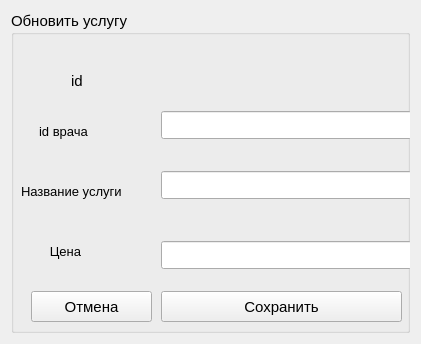
<?xml version="1.0" encoding="UTF-8"?>
<ui version="4.0">
 <class>Form</class>
 <widget class="QWidget" name="Form">
  <property name="geometry">
   <rect>
    <x>0</x>
    <y>0</y>
    <width>421</width>
    <height>344</height>
   </rect>
  </property>
  <property name="windowTitle">
   <string>Form</string>
  </property>
  <layout class="QGridLayout" name="gridLayout">
   <item row="0" column="0">
    <widget class="QGroupBox" name="groupBox">
     <property name="font">
      <font>
       <pointsize>11</pointsize>
      </font>
     </property>
     <property name="layoutDirection">
      <enum>Qt::LeftToRight</enum>
     </property>
     <property name="title">
      <string>Обновить услугу</string>
     </property>
     <widget class="QLabel" name="label_2">
      <property name="geometry">
       <rect>
        <x>10</x>
        <y>170</y>
        <width>130</width>
        <height>21</height>
       </rect>
      </property>
      <property name="font">
       <font>
        <pointsize>10</pointsize>
        <underline>false</underline>
       </font>
      </property>
      <property name="text">
       <string>Название услуги</string>
      </property>
     </widget>
     <widget class="QLineEdit" name="line_edit_price1">
      <property name="geometry">
       <rect>
        <x>150</x>
        <y>230</y>
        <width>251</width>
        <height>28</height>
       </rect>
      </property>
     </widget>
     <widget class="QLineEdit" name="line_edit_doctor_id1">
      <property name="geometry">
       <rect>
        <x>150</x>
        <y>100</y>
        <width>251</width>
        <height>28</height>
       </rect>
      </property>
     </widget>
     <widget class="QLineEdit" name="line_edit_title1">
      <property name="geometry">
       <rect>
        <x>150</x>
        <y>160</y>
        <width>251</width>
        <height>28</height>
       </rect>
      </property>
     </widget>
     <widget class="QLabel" name="label">
      <property name="geometry">
       <rect>
        <x>10</x>
        <y>110</y>
        <width>113</width>
        <height>21</height>
       </rect>
      </property>
      <property name="font">
       <font>
        <pointsize>10</pointsize>
        <underline>false</underline>
       </font>
      </property>
      <property name="text">
       <string>     id врача     </string>
      </property>
     </widget>
     <widget class="QLabel" name="label_3">
      <property name="geometry">
       <rect>
        <x>10</x>
        <y>230</y>
        <width>80</width>
        <height>21</height>
       </rect>
      </property>
      <property name="font">
       <font>
        <pointsize>10</pointsize>
        <underline>false</underline>
       </font>
      </property>
      <property name="text">
       <string>        Цена</string>
      </property>
     </widget>
     <widget class="QPushButton" name="push_button_save1">
      <property name="geometry">
       <rect>
        <x>150</x>
        <y>280</y>
        <width>241</width>
        <height>31</height>
       </rect>
      </property>
      <property name="text">
       <string>Сохранить</string>
      </property>
     </widget>
     <widget class="QPushButton" name="push_button_undo1">
      <property name="geometry">
       <rect>
        <x>20</x>
        <y>280</y>
        <width>121</width>
        <height>31</height>
       </rect>
      </property>
      <property name="text">
       <string>Отмена</string>
      </property>
     </widget>
     <widget class="QLabel" name="label_4">
      <property name="geometry">
       <rect>
        <x>60</x>
        <y>60</y>
        <width>41</width>
        <height>20</height>
       </rect>
      </property>
      <property name="text">
       <string>id</string>
      </property>
     </widget>
     <widget class="QLabel" name="label_id">
      <property name="geometry">
       <rect>
        <x>150</x>
        <y>50</y>
        <width>181</width>
        <height>31</height>
       </rect>
      </property>
      <property name="text">
       <string/>
      </property>
     </widget>
    </widget>
   </item>
  </layout>
 </widget>
 <resources/>
 <connections/>
</ui>
